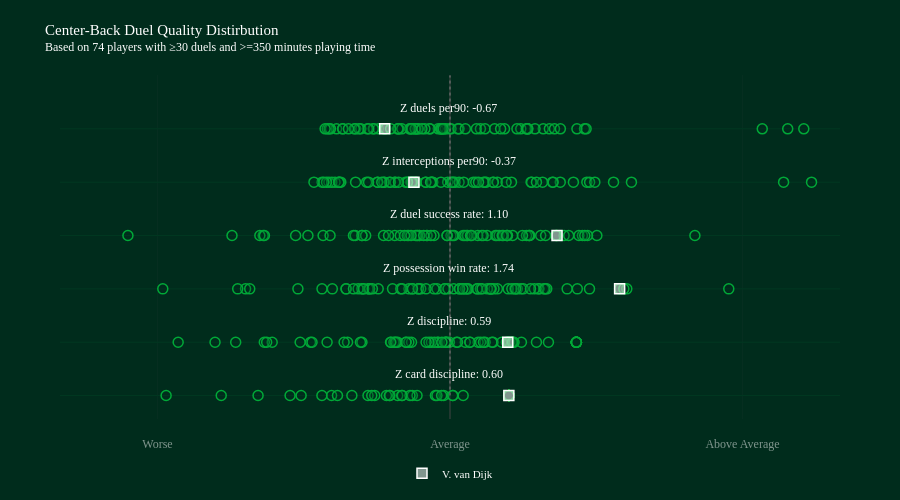

The code cell stored with this chart in its notebook:
### Markdown cell above
### Visualising Metric Distributions

Before combining metrics into a single score, it is useful to visualise how each normalised metric is distributed across all qualified players. This helps us spot outliers, check that z-scores look reasonable, and understand how spread out player performance is on each dimension. The custom `DistributionPlot` class overlays a highlighted marker for a specific player of interest.

### Code cell
import sys
sys.path.append(str(pathlib.Path().resolve().parents[0]))
from classes.visual import DistributionPlot

metrics = [
    "z_card_discipline",
    "z_discipline",
    "z_possession_win_rate",
    "z_duel_success_rate",
    "z_interceptions_per90",
    "z_duels_per90"
]

# Create distribution plot for z-scores
dist_plot = DistributionPlot(
    columns=metrics,
    labels=["Worse", "Average", "Above Average"]
)

# Add title
dist_plot.add_title(
    title="CB Duel Quality Distribution",
    subtitle=f"Based on {len(duel_summary)} players with ≥30 duels and >=350 minutes playing time"
)

# Convert z_scores to dataframe format expected by add_group_data
z_scores_df = z_scores.reset_index()

# Add all players as group data (background distribution)
dist_plot.add_group_data(
    df_plot=z_scores_df,
    plots="",  # No suffix needed since columns are already z-scores
    names=z_scores_df["player.name"],
    legend="All players",
    hover="",
    hover_string=""
)

# Highlight specific player (player.id = 370)
selected_player = z_scores_df[z_scores_df["player.id"] == 370]
if not selected_player.empty:
    player_name = selected_player["player.name"].iloc[0]
    dist_plot.add_data_point(
        ser_plot=selected_player.iloc[0],
        plots="",
        name=player_name,
        hover="",
        hover_string=""
    )

# For Jupyter notebooks, use this to display
dist_plot.fig.show()

### Figure 1 — Plotly figure (JSON) as saved in the notebook; plotly's stock layout.template omitted (floating-point values rounded to 4 significant figures)
{"data": [{"customdata": [-0.3867, -0.8411, 0.6036, 0.03042, 0.6036, 0.6036, 0.1349, 0.6036, -0.772, -0.6156, -0.5365, -1.64, 0.6036, 0.6036, -0.4893, -0.0639, -0.1497, -2.346, 0.6036, 0.02728, -0.1339, 0.6036, -0.338, -0.08571, 0.6036, 0.6036, 0.6036, 0.6036, 0.6036, 0.6036, -0.4105, -0.6519, 0.6036, 0.6036, 0.6036, 0.6036, 0.6036, -0.8026, -1.215, 0.6036, 0.6036, 0.6036, 0.6036, 0.6036, -0.495, -1.527, 0.6036, -4.875, 0.6036, 0.6036, 0.6036, 0.6036, 0.6036, 0.6036, -0.6227, -1.006, 0.6036, 0.6036, 0.6036, 0.6036, 0.6036, 0.6036, 0.6036, -1.154, 0.6036, 0.6036, 0.6036, 0.6036, 0.6036, -1.314, -2.912, 0.6036, 0.6036, -1.969], "hovertemplate": "%{text}<br><extra></extra>", "marker": {"color": "rgba(0, 44, 28, 0.2)", "line": {"color": "rgba(0, 169, 56, 1)", "width": 1.5}, "size": 10}, "mode": "markers", "showlegend": false, "text": ["N. Collins", "M. Kilman", "V. van Dijk", "D. Burn", "N. Milenković", "Murillo", "I. Zabarnyi", "L. Colwill", "M. Lacroix", "W. Saliba", "F. Schär", "J. van Hecke", "M. Guéhi", "J. Tarkowski", "C. Bassey", "T. Harwood-Bellis", "W. Faes", "J. Andersen", "I. Konaté", "J. Bednarek", "Toti", "D. O'Shea", "J. Branthwaite", "Dean Huijsen", "E. Konsa", "Gabriel Magalhaes", "Rúben Dias", "M. de Ligt", "L. Dunk", "Pau Torres", "K. Mavropanos", "M. Akanji", "C. Richards", "E. Pinnock", "T. Chalobah", "J. Greaves", "J. Todibo", "H. Maguire", "C. Coady", "S. Bueno", "L. Martínez", "M. Doherty", "S. van den Berg", "C. Burgess", "J. Stephens", "C. Romero", "E. Agbadou", "J. Vestergaard", "T. Adarabioyo", "B. Davies", "I. Diop", "R. Drăgușin", "L. Yoro", "L. Woolfenden", "C. Okoli", "M. Senesi", "J. Kiwior", "M. Keane", "M. van de Ven", "J. Gvardiol", "C. Dawson", "A. Gray", "A. Webster", "W. Fofana", "N. Mazraoui", "Morato", "K. Danso", "Diego Carlos", "A. Cresswell", "N. Wood", "A. Khusanov", "J. Bree", "Y. Mosquera", "K. Walker-Peters"], "type": "scatter", "x": [-0.3867, -0.8411, 0.6036, 0.03042, 0.6036, 0.6036, 0.1349, 0.6036, -0.772, -0.6156, -0.5365, -1.64, 0.6036, 0.6036, -0.4893, -0.0639, -0.1497, -2.346, 0.6036, 0.02728, -0.1339, 0.6036, -0.338, -0.08571, 0.6036, 0.6036, 0.6036, 0.6036, 0.6036, 0.6036, -0.4105, -0.6519, 0.6036, 0.6036, 0.6036, 0.6036, 0.6036, -0.8026, -1.215, 0.6036, 0.6036, 0.6036, 0.6036, 0.6036, -0.495, -1.527, 0.6036, -4.875, 0.6036, 0.6036, 0.6036, 0.6036, 0.6036, 0.6036, -0.6227, -1.006, 0.6036, 0.6036, 0.6036, 0.6036, 0.6036, 0.6036, 0.6036, -1.154, 0.6036, 0.6036, 0.6036, 0.6036, 0.6036, -1.314, -2.912, 0.6036, 0.6036, -1.969], "y": [0, 0, 0, 0, 0, 0, 0, 0, 0, 0, 0, 0, 0, 0, 0, 0, 0, 0, 0, 0, 0, 0, 0, 0, 0, 0, 0, 0, 0, 0, 0, 0, 0, 0, 0, 0, 0, 0, 0, 0, 0, 0, 0, 0, 0, 0, 0, 0, 0, 0, 0, 0, 0, 0, 0, 0, 0, 0, 0, 0, 0, 0, 0, 0, 0, 0, 0, 0, 0, 0, 0, 0, 0, 0]}, {"customdata": [0.06581, 0.5782, 0.5926, 0.4416, 0.6285, -0.006027, 0.5973, -0.1281, 0.1567, -1.431, -0.1204, -0.1907, 0.6491, -0.3946, -0.6048, 0.6327, -0.5757, -0.5365, -0.5625, 1.01, -0.903, 0.8867, 0.3602, 0.611, 1.296, -0.5537, -0.03075, -0.04776, -0.1598, 1.296, 0.2882, -1.824, 0.3134, 1.296, 0.4298, 0.7326, 0.531, 0.5973, -1.415, -1.051, -0.03637, 0.657, 0.641, 1.296, 0.2042, -2.41, -0.9185, -2.788, 1.296, -1.086, -0.6098, 1.296, 1.296, 1.296, 0.07725, -1.905, -0.4223, 1.296, 0.2042, 1.296, -0.04776, 1.296, -1.537, -2.198, -0.2158, -0.4509, -1.88, -0.08313, 1.296, 0.3432, -0.4509, 1.296, -0.2454, -1.261], "hovertemplate": "%{text}<br><extra></extra>", "marker": {"color": "rgba(0, 44, 28, 0.2)", "line": {"color": "rgba(0, 169, 56, 1)", "width": 1.5}, "size": 10}, "mode": "markers", "showlegend": false, "text": ["N. Collins", "M. Kilman", "V. van Dijk", "D. Burn", "N. Milenković", "Murillo", "I. Zabarnyi", "L. Colwill", "M. Lacroix", "W. Saliba", "F. Schär", "J. van Hecke", "M. Guéhi", "J. Tarkowski", "C. Bassey", "T. Harwood-Bellis", "W. Faes", "J. Andersen", "I. Konaté", "J. Bednarek", "Toti", "D. O'Shea", "J. Branthwaite", "Dean Huijsen", "E. Konsa", "Gabriel Magalhaes", "Rúben Dias", "M. de Ligt", "L. Dunk", "Pau Torres", "K. Mavropanos", "M. Akanji", "C. Richards", "E. Pinnock", "T. Chalobah", "J. Greaves", "J. Todibo", "H. Maguire", "C. Coady", "S. Bueno", "L. Martínez", "M. Doherty", "S. van den Berg", "C. Burgess", "J. Stephens", "C. Romero", "E. Agbadou", "J. Vestergaard", "T. Adarabioyo", "B. Davies", "I. Diop", "R. Drăgușin", "L. Yoro", "L. Woolfenden", "C. Okoli", "M. Senesi", "J. Kiwior", "M. Keane", "M. van de Ven", "J. Gvardiol", "C. Dawson", "A. Gray", "A. Webster", "W. Fofana", "N. Mazraoui", "Morato", "K. Danso", "Diego Carlos", "A. Cresswell", "N. Wood", "A. Khusanov", "J. Bree", "Y. Mosquera", "K. Walker-Peters"], "type": "scatter", "x": [0.06581, 0.5782, 0.5926, 0.4416, 0.6285, -0.006027, 0.5973, -0.1281, 0.1567, -1.431, -0.1204, -0.1907, 0.6491, -0.3946, -0.6048, 0.6327, -0.5757, -0.5365, -0.5625, 1.01, -0.903, 0.8867, 0.3602, 0.611, 1.296, -0.5537, -0.03075, -0.04776, -0.1598, 1.296, 0.2882, -1.824, 0.3134, 1.296, 0.4298, 0.7326, 0.531, 0.5973, -1.415, -1.051, -0.03637, 0.657, 0.641, 1.296, 0.2042, -2.41, -0.9185, -2.788, 1.296, -1.086, -0.6098, 1.296, 1.296, 1.296, 0.07725, -1.905, -0.4223, 1.296, 0.2042, 1.296, -0.04776, 1.296, -1.537, -2.198, -0.2158, -0.4509, -1.88, -0.08313, 1.296, 0.3432, -0.4509, 1.296, -0.2454, -1.261], "y": [1, 1, 1, 1, 1, 1, 1, 1, 1, 1, 1, 1, 1, 1, 1, 1, 1, 1, 1, 1, 1, 1, 1, 1, 1, 1, 1, 1, 1, 1, 1, 1, 1, 1, 1, 1, 1, 1, 1, 1, 1, 1, 1, 1, 1, 1, 1, 1, 1, 1, 1, 1, 1, 1, 1, 1, 1, 1, 1, 1, 1, 1, 1, 1, 1, 1, 1, 1, 1, 1, 1, 1, 1, 1]}, {"customdata": [-0.1332, 0.1323, 1.74, -0.1635, 0.6904, 0.6652, 0.186, 0.1588, -0.4213, 0.5965, -0.9055, 0.9107, 0.7277, -0.3007, 0.9619, -0.8406, 0.09892, -0.506, 0.1748, 0.4247, 0.6342, 0.486, -0.5893, 0.03871, -0.05345, -0.01942, 0.09758, 0.2772, -0.7364, 0.9107, 1.813, -1.207, 0.4166, 0.8653, 0.9923, 0.7513, -0.8927, 1.306, 0.8255, -0.4905, -0.3874, -0.05345, -1.066, 0.1305, -0.3246, 0.3118, 2.859, 0.9748, 1.201, -1.56, 0.2818, -1.066, -0.3246, -2.097, 0.451, 0.3826, -0.3854, -0.2458, -0.9422, 1.783, -0.9898, -0.8254, -0.8254, -1.313, 0.6731, 0.4166, -0.8861, 1.431, 0.4166, -0.7963, -2.054, -2.178, 0.3294, -2.946], "hovertemplate": "%{text}<br><extra></extra>", "marker": {"color": "rgba(0, 44, 28, 0.2)", "line": {"color": "rgba(0, 169, 56, 1)", "width": 1.5}, "size": 10}, "mode": "markers", "showlegend": false, "text": ["N. Collins", "M. Kilman", "V. van Dijk", "D. Burn", "N. Milenković", "Murillo", "I. Zabarnyi", "L. Colwill", "M. Lacroix", "W. Saliba", "F. Schär", "J. van Hecke", "M. Guéhi", "J. Tarkowski", "C. Bassey", "T. Harwood-Bellis", "W. Faes", "J. Andersen", "I. Konaté", "J. Bednarek", "Toti", "D. O'Shea", "J. Branthwaite", "Dean Huijsen", "E. Konsa", "Gabriel Magalhaes", "Rúben Dias", "M. de Ligt", "L. Dunk", "Pau Torres", "K. Mavropanos", "M. Akanji", "C. Richards", "E. Pinnock", "T. Chalobah", "J. Greaves", "J. Todibo", "H. Maguire", "C. Coady", "S. Bueno", "L. Martínez", "M. Doherty", "S. van den Berg", "C. Burgess", "J. Stephens", "C. Romero", "E. Agbadou", "J. Vestergaard", "T. Adarabioyo", "B. Davies", "I. Diop", "R. Drăgușin", "L. Yoro", "L. Woolfenden", "C. Okoli", "M. Senesi", "J. Kiwior", "M. Keane", "M. van de Ven", "J. Gvardiol", "C. Dawson", "A. Gray", "A. Webster", "W. Fofana", "N. Mazraoui", "Morato", "K. Danso", "Diego Carlos", "A. Cresswell", "N. Wood", "A. Khusanov", "J. Bree", "Y. Mosquera", "K. Walker-Peters"], "type": "scatter", "x": [-0.1332, 0.1323, 1.74, -0.1635, 0.6904, 0.6652, 0.186, 0.1588, -0.4213, 0.5965, -0.9055, 0.9107, 0.7277, -0.3007, 0.9619, -0.8406, 0.09892, -0.506, 0.1748, 0.4247, 0.6342, 0.486, -0.5893, 0.03871, -0.05345, -0.01942, 0.09758, 0.2772, -0.7364, 0.9107, 1.813, -1.207, 0.4166, 0.8653, 0.9923, 0.7513, -0.8927, 1.306, 0.8255, -0.4905, -0.3874, -0.05345, -1.066, 0.1305, -0.3246, 0.3118, 2.859, 0.9748, 1.201, -1.56, 0.2818, -1.066, -0.3246, -2.097, 0.451, 0.3826, -0.3854, -0.2458, -0.9422, 1.783, -0.9898, -0.8254, -0.8254, -1.313, 0.6731, 0.4166, -0.8861, 1.431, 0.4166, -0.7963, -2.054, -2.178, 0.3294, -2.946], "y": [2, 2, 2, 2, 2, 2, 2, 2, 2, 2, 2, 2, 2, 2, 2, 2, 2, 2, 2, 2, 2, 2, 2, 2, 2, 2, 2, 2, 2, 2, 2, 2, 2, 2, 2, 2, 2, 2, 2, 2, 2, 2, 2, 2, 2, 2, 2, 2, 2, 2, 2, 2, 2, 2, 2, 2, 2, 2, 2, 2, 2, 2, 2, 2, 2, 2, 2, 2, 2, 2, 2, 2, 2, 2]}, {"customdata": [0.173, 0.1345, 1.098, -0.3169, 0.6429, -0.2386, 0.9303, 0.4659, 0.325, 1.358, -1.302, -0.2342, 0.5036, 0.5896, 0.8159, -0.9719, -0.6815, -0.1642, 0.4809, 0.2849, -0.5671, 1.17, 0.7846, 0.8174, 0.38, -0.3123, -0.3338, 0.5856, -0.63, 1.506, -0.3531, -1.916, 0.1802, 0.807, 0.009778, -0.3397, 1.092, 0.5462, -0.1955, 0.04176, 0.7432, 0.02865, -0.27, 0.9809, -0.0299, -0.9028, 1.323, 1.217, 0.5349, -3.303, 0.5812, -0.51, -1.583, -0.8649, 1.087, 0.1534, -0.4234, -0.4385, -1.23, 2.512, -0.3992, -2.236, -1.457, -1.95, 0.3394, 0.2102, -0.9028, 0.2228, 1.41, -0.4664, -0.0299, -0.9901, 1.382, -1.904], "hovertemplate": "%{text}<br><extra></extra>", "marker": {"color": "rgba(0, 44, 28, 0.2)", "line": {"color": "rgba(0, 169, 56, 1)", "width": 1.5}, "size": 10}, "mode": "markers", "showlegend": false, "text": ["N. Collins", "M. Kilman", "V. van Dijk", "D. Burn", "N. Milenković", "Murillo", "I. Zabarnyi", "L. Colwill", "M. Lacroix", "W. Saliba", "F. Schär", "J. van Hecke", "M. Guéhi", "J. Tarkowski", "C. Bassey", "T. Harwood-Bellis", "W. Faes", "J. Andersen", "I. Konaté", "J. Bednarek", "Toti", "D. O'Shea", "J. Branthwaite", "Dean Huijsen", "E. Konsa", "Gabriel Magalhaes", "Rúben Dias", "M. de Ligt", "L. Dunk", "Pau Torres", "K. Mavropanos", "M. Akanji", "C. Richards", "E. Pinnock", "T. Chalobah", "J. Greaves", "J. Todibo", "H. Maguire", "C. Coady", "S. Bueno", "L. Martínez", "M. Doherty", "S. van den Berg", "C. Burgess", "J. Stephens", "C. Romero", "E. Agbadou", "J. Vestergaard", "T. Adarabioyo", "B. Davies", "I. Diop", "R. Drăgușin", "L. Yoro", "L. Woolfenden", "C. Okoli", "M. Senesi", "J. Kiwior", "M. Keane", "M. van de Ven", "J. Gvardiol", "C. Dawson", "A. Gray", "A. Webster", "W. Fofana", "N. Mazraoui", "Morato", "K. Danso", "Diego Carlos", "A. Cresswell", "N. Wood", "A. Khusanov", "J. Bree", "Y. Mosquera", "K. Walker-Peters"], "type": "scatter", "x": [0.173, 0.1345, 1.098, -0.3169, 0.6429, -0.2386, 0.9303, 0.4659, 0.325, 1.358, -1.302, -0.2342, 0.5036, 0.5896, 0.8159, -0.9719, -0.6815, -0.1642, 0.4809, 0.2849, -0.5671, 1.17, 0.7846, 0.8174, 0.38, -0.3123, -0.3338, 0.5856, -0.63, 1.506, -0.3531, -1.916, 0.1802, 0.807, 0.009778, -0.3397, 1.092, 0.5462, -0.1955, 0.04176, 0.7432, 0.02865, -0.27, 0.9809, -0.0299, -0.9028, 1.323, 1.217, 0.5349, -3.303, 0.5812, -0.51, -1.583, -0.8649, 1.087, 0.1534, -0.4234, -0.4385, -1.23, 2.512, -0.3992, -2.236, -1.457, -1.95, 0.3394, 0.2102, -0.9028, 0.2228, 1.41, -0.4664, -0.0299, -0.9901, 1.382, -1.904], "y": [3, 3, 3, 3, 3, 3, 3, 3, 3, 3, 3, 3, 3, 3, 3, 3, 3, 3, 3, 3, 3, 3, 3, 3, 3, 3, 3, 3, 3, 3, 3, 3, 3, 3, 3, 3, 3, 3, 3, 3, 3, 3, 3, 3, 3, 3, 3, 3, 3, 3, 3, 3, 3, 3, 3, 3, 3, 3, 3, 3, 3, 3, 3, 3, 3, 3, 3, 3, 3, 3, 3, 3, 3, 3]}, {"customdata": [0.3582, -0.6727, -0.3698, -0.1768, -0.3457, -0.4025, 1.131, 0.239, 1.05, 0.3707, -0.1881, -0.5657, 0.03582, -0.02348, 0.8383, -0.348, -0.5621, -0.2508, 0.0529, 0.9497, -0.1854, 0.01264, -0.4561, 0.6308, -1.135, -1.179, -1.242, 0.09298, -1.312, -0.742, -0.351, -1.211, 1.404, 0.2645, 0.4412, -0.4365, 1.432, -0.6215, -1.266, 1.266, 1.058, -0.3875, -0.3902, -0.8551, 0.4857, 0.3442, 0.02674, 0.2923, -0.2473, -1.294, -0.6794, -0.6112, -0.4362, -1.12, 1.486, 3.422, -0.1994, -0.7434, -0.8357, 0.4449, -0.9684, -1.395, -1.141, -0.09285, 3.708, 0.8315, -1.139, -0.528, -0.6997, 0.5754, 0.1401, 0.8868, 1.677, 1.861], "hovertemplate": "%{text}<br><extra></extra>", "marker": {"color": "rgba(0, 44, 28, 0.2)", "line": {"color": "rgba(0, 169, 56, 1)", "width": 1.5}, "size": 10}, "mode": "markers", "showlegend": false, "text": ["N. Collins", "M. Kilman", "V. van Dijk", "D. Burn", "N. Milenković", "Murillo", "I. Zabarnyi", "L. Colwill", "M. Lacroix", "W. Saliba", "F. Schär", "J. van Hecke", "M. Guéhi", "J. Tarkowski", "C. Bassey", "T. Harwood-Bellis", "W. Faes", "J. Andersen", "I. Konaté", "J. Bednarek", "Toti", "D. O'Shea", "J. Branthwaite", "Dean Huijsen", "E. Konsa", "Gabriel Magalhaes", "Rúben Dias", "M. de Ligt", "L. Dunk", "Pau Torres", "K. Mavropanos", "M. Akanji", "C. Richards", "E. Pinnock", "T. Chalobah", "J. Greaves", "J. Todibo", "H. Maguire", "C. Coady", "S. Bueno", "L. Martínez", "M. Doherty", "S. van den Berg", "C. Burgess", "J. Stephens", "C. Romero", "E. Agbadou", "J. Vestergaard", "T. Adarabioyo", "B. Davies", "I. Diop", "R. Drăgușin", "L. Yoro", "L. Woolfenden", "C. Okoli", "M. Senesi", "J. Kiwior", "M. Keane", "M. van de Ven", "J. Gvardiol", "C. Dawson", "A. Gray", "A. Webster", "W. Fofana", "N. Mazraoui", "Morato", "K. Danso", "Diego Carlos", "A. Cresswell", "N. Wood", "A. Khusanov", "J. Bree", "Y. Mosquera", "K. Walker-Peters"], "type": "scatter", "x": [0.3582, -0.6727, -0.3698, -0.1768, -0.3457, -0.4025, 1.131, 0.239, 1.05, 0.3707, -0.1881, -0.5657, 0.03582, -0.02348, 0.8383, -0.348, -0.5621, -0.2508, 0.0529, 0.9497, -0.1854, 0.01264, -0.4561, 0.6308, -1.135, -1.179, -1.242, 0.09298, -1.312, -0.742, -0.351, -1.211, 1.404, 0.2645, 0.4412, -0.4365, 1.432, -0.6215, -1.266, 1.266, 1.058, -0.3875, -0.3902, -0.8551, 0.4857, 0.3442, 0.02674, 0.2923, -0.2473, -1.294, -0.6794, -0.6112, -0.4362, -1.12, 1.486, 3.422, -0.1994, -0.7434, -0.8357, 0.4449, -0.9684, -1.395, -1.141, -0.09285, 3.708, 0.8315, -1.139, -0.528, -0.6997, 0.5754, 0.1401, 0.8868, 1.677, 1.861], "y": [4, 4, 4, 4, 4, 4, 4, 4, 4, 4, 4, 4, 4, 4, 4, 4, 4, 4, 4, 4, 4, 4, 4, 4, 4, 4, 4, 4, 4, 4, 4, 4, 4, 4, 4, 4, 4, 4, 4, 4, 4, 4, 4, 4, 4, 4, 4, 4, 4, 4, 4, 4, 4, 4, 4, 4, 4, 4, 4, 4, 4, 4, 4, 4, 4, 4, 4, 4, 4, 4, 4, 4, 4, 4]}, {"customdata": [0.3121, -0.7344, -0.6701, -0.08138, -0.5355, -0.3485, 0.7967, 0.09235, 0.9567, -0.05252, 0.2708, -0.5243, -0.1211, -0.2051, 0.559, -0.04585, -0.3877, -0.2098, -0.09731, 0.8719, -0.005432, -0.3313, -0.678, 0.359, -1.259, -1.163, -1.226, -0.08948, -1.24, -1.098, -0.2579, -0.7867, 1.38, 0.01014, 0.4577, -0.3545, 1.019, -0.7826, -1.281, 1.302, 0.798, -0.4111, -0.3258, -1.102, 0.5193, 0.7259, -0.3579, -0.08463, -0.4103, -0.3947, -0.8477, -0.4942, 0.08184, -0.9684, 1.071, 3.464, -0.07022, -0.6595, -0.5327, -0.2879, -0.9149, -0.9334, -0.8345, 0.6865, 3.629, 0.7821, -0.981, -0.6088, -1.041, 0.7935, 0.1577, 1.396, 1.132, 3.203], "hovertemplate": "%{text}<br><extra></extra>", "marker": {"color": "rgba(0, 44, 28, 0.2)", "line": {"color": "rgba(0, 169, 56, 1)", "width": 1.5}, "size": 10}, "mode": "markers", "showlegend": false, "text": ["N. Collins", "M. Kilman", "V. van Dijk", "D. Burn", "N. Milenković", "Murillo", "I. Zabarnyi", "L. Colwill", "M. Lacroix", "W. Saliba", "F. Schär", "J. van Hecke", "M. Guéhi", "J. Tarkowski", "C. Bassey", "T. Harwood-Bellis", "W. Faes", "J. Andersen", "I. Konaté", "J. Bednarek", "Toti", "D. O'Shea", "J. Branthwaite", "Dean Huijsen", "E. Konsa", "Gabriel Magalhaes", "Rúben Dias", "M. de Ligt", "L. Dunk", "Pau Torres", "K. Mavropanos", "M. Akanji", "C. Richards", "E. Pinnock", "T. Chalobah", "J. Greaves", "J. Todibo", "H. Maguire", "C. Coady", "S. Bueno", "L. Martínez", "M. Doherty", "S. van den Berg", "C. Burgess", "J. Stephens", "C. Romero", "E. Agbadou", "J. Vestergaard", "T. Adarabioyo", "B. Davies", "I. Diop", "R. Drăgușin", "L. Yoro", "L. Woolfenden", "C. Okoli", "M. Senesi", "J. Kiwior", "M. Keane", "M. van de Ven", "J. Gvardiol", "C. Dawson", "A. Gray", "A. Webster", "W. Fofana", "N. Mazraoui", "Morato", "K. Danso", "Diego Carlos", "A. Cresswell", "N. Wood", "A. Khusanov", "J. Bree", "Y. Mosquera", "K. Walker-Peters"], "type": "scatter", "x": [0.3121, -0.7344, -0.6701, -0.08138, -0.5355, -0.3485, 0.7967, 0.09235, 0.9567, -0.05252, 0.2708, -0.5243, -0.1211, -0.2051, 0.559, -0.04585, -0.3877, -0.2098, -0.09731, 0.8719, -0.005432, -0.3313, -0.678, 0.359, -1.259, -1.163, -1.226, -0.08948, -1.24, -1.098, -0.2579, -0.7867, 1.38, 0.01014, 0.4577, -0.3545, 1.019, -0.7826, -1.281, 1.302, 0.798, -0.4111, -0.3258, -1.102, 0.5193, 0.7259, -0.3579, -0.08463, -0.4103, -0.3947, -0.8477, -0.4942, 0.08184, -0.9684, 1.071, 3.464, -0.07022, -0.6595, -0.5327, -0.2879, -0.9149, -0.9334, -0.8345, 0.6865, 3.629, 0.7821, -0.981, -0.6088, -1.041, 0.7935, 0.1577, 1.396, 1.132, 3.203], "y": [5, 5, 5, 5, 5, 5, 5, 5, 5, 5, 5, 5, 5, 5, 5, 5, 5, 5, 5, 5, 5, 5, 5, 5, 5, 5, 5, 5, 5, 5, 5, 5, 5, 5, 5, 5, 5, 5, 5, 5, 5, 5, 5, 5, 5, 5, 5, 5, 5, 5, 5, 5, 5, 5, 5, 5, 5, 5, 5, 5, 5, 5, 5, 5, 5, 5, 5, 5, 5, 5, 5, 5, 5, 5]}, {"customdata": [0.6036], "hovertemplate": "%{text}<br><extra></extra>", "marker": {"color": "rgba(255, 255, 255, 0.5)", "line": {"color": "rgba(255, 255, 255, 1)", "width": 1.5}, "size": 10, "symbol": "square"}, "mode": "markers", "name": "V. van Dijk", "showlegend": true, "text": ["V. van Dijk"], "type": "scatter", "x": [0.6036], "y": [0]}, {"customdata": [0.5926], "hovertemplate": "%{text}<br><extra></extra>", "marker": {"color": "rgba(255, 255, 255, 0.5)", "line": {"color": "rgba(255, 255, 255, 1)", "width": 1.5}, "size": 10, "symbol": "square"}, "mode": "markers", "name": "V. van Dijk", "showlegend": false, "text": ["V. van Dijk"], "type": "scatter", "x": [0.5926], "y": [1]}, {"customdata": [1.74], "hovertemplate": "%{text}<br><extra></extra>", "marker": {"color": "rgba(255, 255, 255, 0.5)", "line": {"color": "rgba(255, 255, 255, 1)", "width": 1.5}, "size": 10, "symbol": "square"}, "mode": "markers", "name": "V. van Dijk", "showlegend": false, "text": ["V. van Dijk"], "type": "scatter", "x": [1.74], "y": [2]}, {"customdata": [1.098], "hovertemplate": "%{text}<br><extra></extra>", "marker": {"color": "rgba(255, 255, 255, 0.5)", "line": {"color": "rgba(255, 255, 255, 1)", "width": 1.5}, "size": 10, "symbol": "square"}, "mode": "markers", "name": "V. van Dijk", "showlegend": false, "text": ["V. van Dijk"], "type": "scatter", "x": [1.098], "y": [3]}, {"customdata": [-0.3698], "hovertemplate": "%{text}<br><extra></extra>", "marker": {"color": "rgba(255, 255, 255, 0.5)", "line": {"color": "rgba(255, 255, 255, 1)", "width": 1.5}, "size": 10, "symbol": "square"}, "mode": "markers", "name": "V. van Dijk", "showlegend": false, "text": ["V. van Dijk"], "type": "scatter", "x": [-0.3698], "y": [4]}, {"customdata": [-0.6701], "hovertemplate": "%{text}<br><extra></extra>", "marker": {"color": "rgba(255, 255, 255, 0.5)", "line": {"color": "rgba(255, 255, 255, 1)", "width": 1.5}, "size": 10, "symbol": "square"}, "mode": "markers", "name": "V. van Dijk", "showlegend": false, "text": ["V. van Dijk"], "type": "scatter", "x": [-0.6701], "y": [5]}], "layout": {"annotations": [{"font": {"color": "rgba(255, 255, 255, 1)", "family": "Gilroy-Light", "size": 12}, "showarrow": false, "text": "<span style=''>Z card discipline: 0.60 </span>", "x": 0, "y": 0.4}, {"font": {"color": "rgba(255, 255, 255, 1)", "family": "Gilroy-Light", "size": 12}, "showarrow": false, "text": "<span style=''>Z discipline: 0.59 </span>", "x": 0, "y": 1.4}, {"font": {"color": "rgba(255, 255, 255, 1)", "family": "Gilroy-Light", "size": 12}, "showarrow": false, "text": "<span style=''>Z possession win rate: 1.74 </span>", "x": 0, "y": 2.4}, {"font": {"color": "rgba(255, 255, 255, 1)", "family": "Gilroy-Light", "size": 12}, "showarrow": false, "text": "<span style=''>Z duel success rate: 1.10 </span>", "x": 0, "y": 3.4}, {"font": {"color": "rgba(255, 255, 255, 1)", "family": "Gilroy-Light", "size": 12}, "showarrow": false, "text": "<span style=''>Z interceptions per90: -0.37 </span>", "x": 0, "y": 4.4}, {"font": {"color": "rgba(255, 255, 255, 1)", "family": "Gilroy-Light", "size": 12}, "showarrow": false, "text": "<span style=''>Z duels per90: -0.67 </span>", "x": 0, "y": 5.4}], "autosize": true, "height": 500, "legend": {"font": {"color": "rgba(255, 255, 255, 1)", "family": "Gilroy-Light", "size": 11}, "itemclick": false, "itemdoubleclick": false, "orientation": "h", "valign": "middle", "x": 0.5, "xanchor": "center", "y": -0.2, "yanchor": "bottom"}, "margin": {"b": 70, "l": 60, "pad": 16, "r": 60, "t": 75}, "paper_bgcolor": "rgba(0, 44, 28, 1)", "plot_bgcolor": "rgba(0, 44, 28, 1)", "shapes": [{"line": {"color": "gray", "dash": "dot", "width": 1}, "type": "line", "x0": 0, "x1": 0, "y0": 0, "y1": 6}], "title": {"font": {"color": "rgba(255, 255, 255, 1)", "family": "Gilroy-Medium", "size": 12}, "text": "<span style='font-size: 15.0px'>Center-Back Duel Quality Distirbution</span><br>Based on 74 players with ≥30 duels and >=350 minutes playing time", "x": 0.05, "xanchor": "left", "y": 0.93, "yanchor": "top"}, "xaxis": {"fixedrange": true, "range": [-4, 4], "tickfont": {"color": "rgba(255, 255, 255, 0.5)", "family": "Gilroy-Light", "size": 12}, "tickmode": "array", "ticktext": ["Worse", "Average", "Above Average"], "tickvals": [-3, 0, 3]}, "yaxis": {"fixedrange": true, "gridcolor": "rgba(0, 56, 33, 1)", "showticklabels": false, "zerolinecolor": "rgba(0, 56, 33, 1)"}}}
